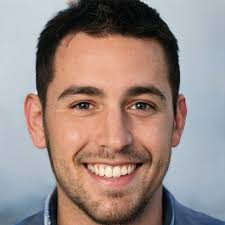
#> input picture download.jpeg, 225 x 225 px, found by its file name
$ python tugas2.py
#> lines starting #> are read from the running program, lines starting #| are printed output that depends on the picture
import cv2
import numpy as np
import matplotlib.pyplot as plt

# 1. Membaca dan Menampilkan Gambar
def read_and_display_image(image_path):
    image = cv2.imread(image_path, cv2.IMREAD_COLOR)  # Membaca gambar dalam mode RGB
#> image is the input picture: shape (225, 225, 3); mean B, G, R 132.1, 137.1, 154.2
    image_gray = cv2.cvtColor(image, cv2.COLOR_BGR2GRAY)  # Mengubah gambar menjadi grayscale
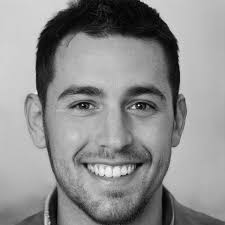
#> image_gray: shape (225, 225); min 0, max 249, mean 141.7
    return image, image_gray

# 2. Menampilkan Histogram Citra
def display_histogram(image):
    plt.figure()
    plt.hist(image.ravel(), 256, [0, 256])
    plt.title("Histogram")

# 3. Konvolusi Spasial Citra
def apply_convolution(image, kernel):
    convolved_image = cv2.filter2D(image, -1, kernel)
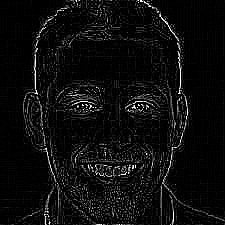
#> convolved_image: shape (225, 225); min 0, max 255, mean 13.1
    return convolved_image

# Main function
if __name__ == "__main__":
    image_path = r'D:\SEMESTER 5\PENGOLAHANCITRADIGITAL\Tugasindividu\Tugas2\download.jpeg'
    # Ganti dengan path file gambar Anda

    # Membaca dan menampilkan gambar
    image_rgb, image_gray = read_and_display_image(image_path)

    # Menampilkan histogram citra
    display_histogram(image_gray)

    # Membuat kernel/mask/filter untuk konvolusi
    mask1 = np.array([[-1, -1, -1], [-1, 8, -1], [-1, -1, -1]])
    mask2 = np.array([[1, 2, 1], [0, 0, 0], [-1, -2, -1]])

    # Menerapkan konvolusi dengan kernel baru
    convolved_edge1 = apply_convolution(image_gray, mask1)
    convolved_edge2 = apply_convolution(image_gray, mask2)
#> in apply_convolution (call 2), `convolved_image = cv2.filter2D(image, -1, kernel)`:
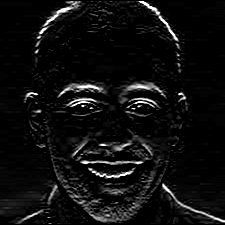
#> convolved_image: shape (225, 225); min 0, max 255, mean 14.9

    # Menampilkan gambar dan hasil konvolusi
    plt.figure(figsize=(10, 10))
    plt.subplot(2, 2, 1)
    plt.imshow(cv2.cvtColor(image_rgb, cv2.COLOR_BGR2RGB))
    plt.title('Citra RGB')
    plt.axis('off')

    plt.subplot(2, 2, 2)
    plt.imshow(image_gray, cmap='gray')
    plt.title('Citra Gray')
    plt.axis('off')

    plt.subplot(2, 2, 3)
    plt.imshow(convolved_edge1, cmap='gray')
    plt.title('Extract Edge Kernel 1')
    plt.axis('off')

    plt.subplot(2, 2, 4)
    plt.imshow(convolved_edge2, cmap='gray')
    plt.title('Extract Edge Kernel 2')
    plt.axis('off')

    plt.show()
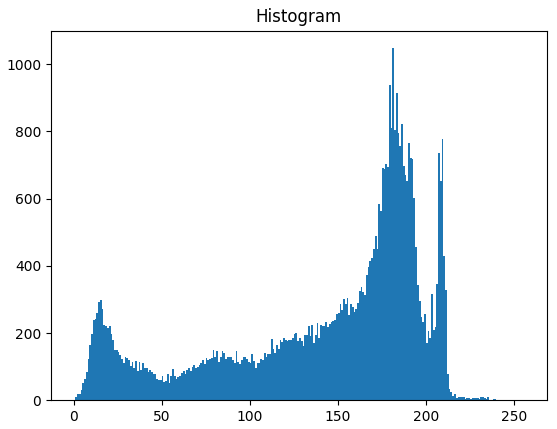
#> figure drawn by matplotlib, 1 panel; tallest bar 1048 high, from x = 181 to 182
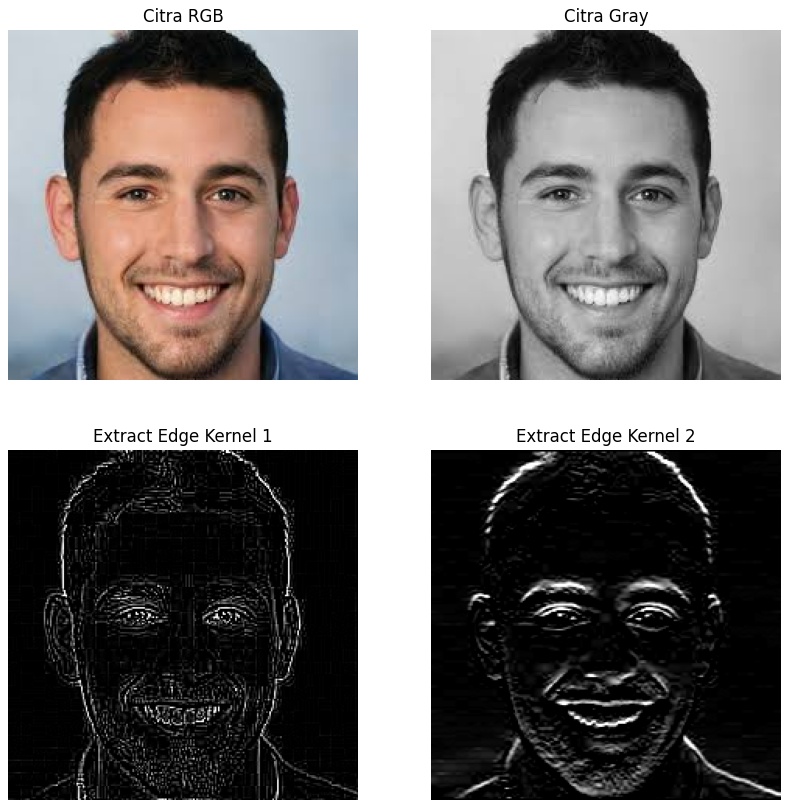
#> figure drawn by matplotlib, 4 panels
